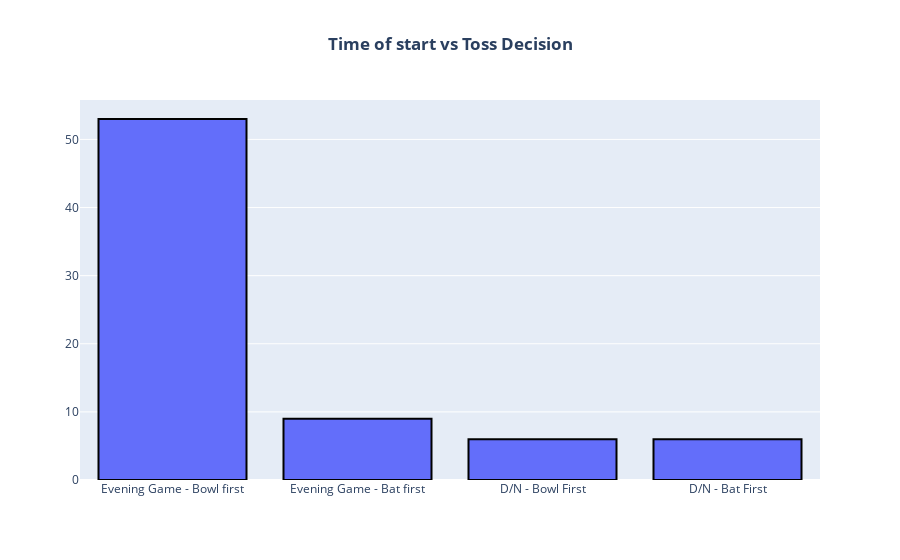

Write notebook code for a chart like this one.
### Code cell
fig = go.Figure(data=[go.Bar(x=time_of_match_labels,y=time_of_match_values)])
fig.update_traces(textposition="inside",textfont=dict(family="verdana",size=10),marker=dict(line=dict(color='#000000', width=2)))
fig.update_layout(title_text='<b>Time of start vs Toss Decision</b>',title_x=0.5)
fig.show()

### Figure 1 — Plotly figure (JSON) as saved in the notebook; plotly's stock layout.template omitted (floating-point values rounded to 4 significant figures)
{"data": [{"marker": {"line": {"color": "#000000", "width": 2}}, "textfont": {"family": "verdana", "size": 10}, "textposition": "inside", "type": "bar", "x": ["Evening Game - Bowl first", "Evening Game - Bat first", "D/N - Bowl First", "D/N - Bat First"], "y": [53, 9, 6, 6]}], "layout": {"title": {"text": "<b>Time of start vs Toss Decision</b>", "x": 0.5}}}
